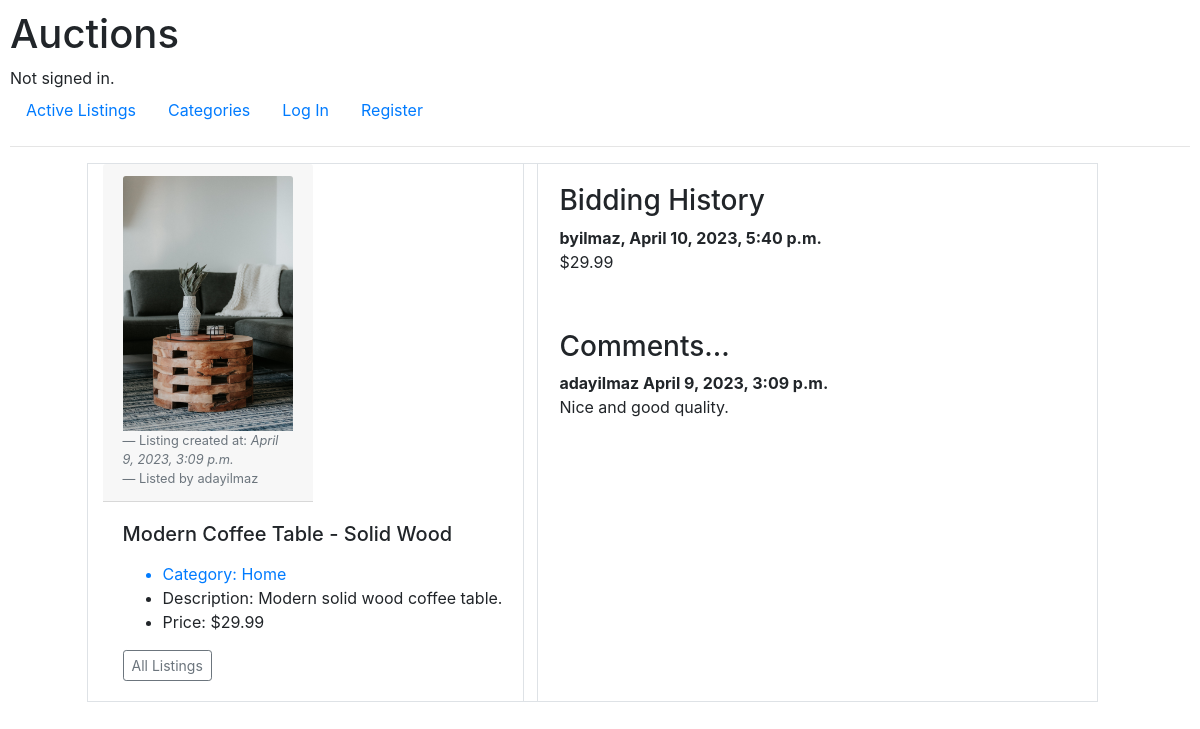
Screenshot of /listings/22 with the database file from the repository.
### auctions/models.py (models this page shows, shortened)
class Listing(models.Model):
    image = models.ImageField(
        'image', upload_to='auctions/static/auctions/images', default='image')
    status = models.BooleanField(default=True)
    title = models.CharField(max_length=64)
    content = models.TextField()
    starting_price = models.FloatField()
    created_at = models.DateTimeField(auto_now_add=True)
    author = models.ForeignKey(
        User, null=True, blank=True, on_delete=models.DO_NOTHING)
    category = models.ForeignKey(
        Category, null=True, on_delete=models.DO_NOTHING)

class User(AbstractUser):
    pass

class Category(models.Model):
    CHOICES = [('Fashion', 'Fashion'), ('Home', 'Home'),
               ('Toys', 'Toys'), ('Electronics', 'Electronics')]
    category = models.CharField(max_length=100, choices=CHOICES)
    def __str__(self):
        return f"{self.category}"

class Bid(models.Model):
    user = models.ForeignKey(
        User, null=True, related_name="bidder", on_delete=models.RESTRICT)
    listing = models.ForeignKey(
        Listing, null=True, blank=True, related_name="bids", on_delete=models.RESTRICT)
    bid = models.FloatField()
    date_of_bid = models.DateTimeField(auto_now_add=True)
    win = models.BooleanField(default=False)

class Comment(models.Model):
    user = models.ForeignKey(
        User, null=True, related_name="user", on_delete=models.RESTRICT)
    listing = models.ForeignKey(
        Listing,  blank=True, related_name="comments", on_delete=models.CASCADE)
    body = models.TextField()
    date_created = models.DateTimeField(auto_now_add=True)

### auctions/views.py (the view)
# urls.py: path("listings/<int:listing_id>", views.listing, name="listing")
def listing(request, listing_id):
    listing = get_listing(listing_id)
    if request.user.is_authenticated:
        user = request.user
        if not listing.status:
            bid_list = Bid.objects.get(listing_id=listing_id, win=True)
            winner = bid_list.user
            if winner == user:
                messages.success(
                    request, "Congratulations! You have won this auction.")
                return render(request, "auctions/listing.html", {
                    "listing": listing,
                    "user": user
                })
            else:
                messages.success(
                    request, "This auction has been closed by the seller.")
                return render(request, "auctions/listing.html", {
                    "listing": listing,
                    "user": user
                })
        else:
            return render(request, "auctions/listing.html", {
                "listing": listing,
                "user": user
            })
    else:
        return render(request, "auctions/listing.html", {
            "listing": listing
        })

### auctions/views.py (called while the page is built)
def get_listing(listing_id):
    return Listing.objects.get(id=listing_id)

### auctions/templates/auctions/listing.html (shortened to what this page needs)
{% extends "auctions/layout.html" %}
{% block body %}
    <div class="col d-flex justify-content-center">
        <div class="row">
            <div class="col-md-12 border">
                    <div class="card-header col-md-6">
                        <img  style="max-width:350px;" src={{listing.image.url}}  class="card-img-top" alt="img">
                        <footer class="blockquote-footer">Listing created at: <cite title="Source Title">{{listing.created_at}}</cite></footer>
                        <footer class="blockquote-footer">Listed by {{listing.author}}</footer>
                    </div>
                    <div class="card-body col-md-12">
                        <h5 class="card-title">{{listing.title }}</h5>
                        <p class="card-text">
                        <ul>
                            <a href="{% url 'show_categories' listing.category %}"><li>Category: {{ listing.category }}</li></a>
                            <li>Description: {{ listing.content }}</li>
                            <li>Price: ${{ listing.starting_price }}</li>
                        </ul>
                        </p>
                        <a href="{% url 'index' %}" class="btn btn-outline-secondary btn-sm">All Listings</a>
                    </div>
            </div>
        </div>
        <div class="col-md-6 border">
            <div class="card-body col-md-12">
                <h3>Bidding History</h3>
                {% if not listing.bids.all %}
                <p> No bids yet... </p>
                {% else %}
                    {% for bid in listing.bids.all %}
                    <strong>
                        {{ bid.user }},
                        {{ bid.date_of_bid }}
                    </strong><br/>
                    <p>${{bid.bid}}</p>
                    {% endfor %}
                {% endif %}
            </div>
            <div class="card-body col-md-12">
                <h3>Comments...</h3>
                {% if not listing.comments.all %}
                <p> No comments yet... </p>
                {% if user.is_authenticated %}
                    <a href="{% url 'add_comment' listing.id %}">Add a comment</a>
                {% endif %}
                {% else %}
                {% for comment in listing.comments.all %}
                <strong>
                    {{ comment.user }}
                    {{ comment.date_created }}
                </strong><br/>
                <p>{{ comment.body }}</p>
                {% endfor %}
                {% endif %}
            </div>
       </div>
    </div><br/>
{% endblock %}

### auctions/static/auctions/styles.css (style rules this page uses)
body { padding: 10px; }

### rows the page displays
Listing: image (picture), created_at "April 9, 2023, 3:09 p.m.", author "adayilmaz", title "Modern Coffee Table - Solid Wood", category "Home", content "Modern solid wood coffee table.", starting_price "29.99"
Bid: user "byilmaz", date_of_bid "April 10, 2023, 5:40 p.m.", bid "29.99"
Comment: user "adayilmaz", date_created "April 9, 2023, 3:09 p.m.", body "Nice and good quality."
